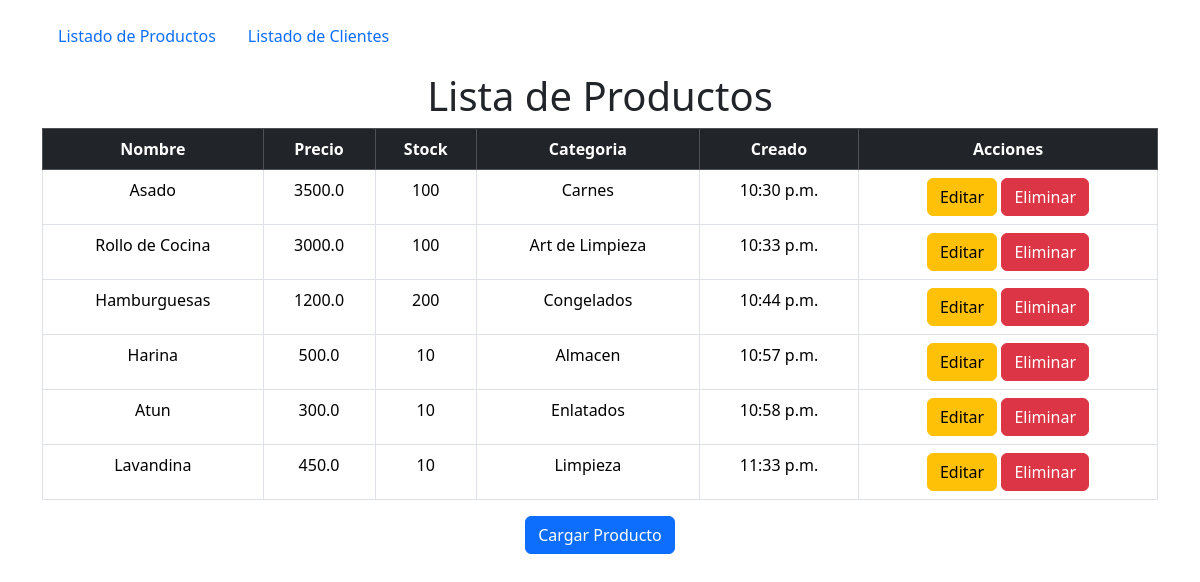
The app's page /inventario/ with its own data.
### inventario/models.py (models this page shows, shortened)
class Productos(models.Model):
    nombre_producto = models.CharField(max_length=30, null=False) # dato: string: restriccion max_length nos dice que el campo no puede tener mas de 30 caracteres, y null=False nos dice que NO PUEDE ESTAR VACIO
    precio_producto = models.FloatField() # dato: float
    stock_producto = models.IntegerField(default=0) # dato: integer. cuando vayamos a crearlo, si no podemos un stock, automaticamente se completa en 0
    fecha_creacion = models.TimeField(auto_now_add=True)
    categoria_fk = models.ForeignKey(Categorias, on_delete=models.CASCADE, null=False)
    class Meta:
        db_table = ''
        managed = True
        verbose_name = 'Producto'
        verbose_name_plural = 'Productos'

class Categorias(models.Model):
    nombre_categoria = models.CharField(max_length=30)
    def __str__(self):
        return self.nombre_categoria
    class Meta:
        db_table = ''
        managed = True
        verbose_name = 'Categoria'
        verbose_name_plural = 'Categorias'

### inventario/views.py (the view)
# urls.py: path('',listarProductos,name='listado_productos'),
def listarProductos(request):
    lista_productos = Productos.objects.all() #Del Modelo Productos, traigo TODOS los objetos
    lista_categorias = Categorias.objects.all()
    contexto = {'productos':lista_productos,'categorias': lista_categorias}
    return render(request,'listado.html', context=contexto)

### inventario/templates/listado.html (shortened to what this page needs)
{% extends "base.html" %}
{% block contenido %}
<div class="container text-center">
    <h1>Lista de Productos</h1>
    <table class="table table-bordered table-hover text-center">
        <thead class="table-dark">
            <th>Nombre</th>
            <th>Precio</th>
            <th>Stock</th>
            <th>Categoria</th>
            <th>Creado</th>
            <th>Acciones</th>
        </thead>
        <tbody>
            {% for producto in productos %}
            <tr>
                <td>{{producto.nombre_producto}}</td>
                <td>{{producto.precio_producto}}</td>
                <td>{{producto.stock_producto}}</td>
                <td>{{producto.categoria_fk}}</td>
                <td>{{producto.fecha_creacion}}</td>
                <td>
                    <a style="text-decoration: none;"  href="{% url 'editar' producto.id %}">
                        <button class="btn btn-warning">Editar</button>
                    </a>
                    <a style="text-decoration: none;"  href="{% url 'eliminar' producto.id %}">
                        <button class="btn btn-danger">Eliminar</button>
                    </a>
                </td>
            </tr>
            {% endfor %}
        </tbody>
    </table>
    <button type="button" class="btn btn-primary" data-bs-toggle="modal" data-bs-target="#cargarproducto">
        Cargar Producto
    </button>
</div>
{% endblock contenido %}

### inventario/templates/base.html (shortened to what this page needs)
<!DOCTYPE html>
<html lang="en">
<head>
    <link href="https://cdn.jsdelivr.net/npm/bootstrap@5.3.3/dist/css/bootstrap.min.css" rel="stylesheet"
>
</head>
<body>
    <div class="container text-center">
        <nav class="navbar">
            <ul class="nav navbar">
                <li class="nav-item">
                    <a class="nav-link" href="{% url 'listado_productos' %}">Listado de Productos</a>
                </li>
                <li class="nav-item">
                    <a class="nav-link" href="{% url 'listado_clientes' %}">Listado de Clientes</a>
                </li>
            </ul>
        </nav>
    </div>
    {% block contenido %}
    {% endblock contenido %}
</body>
</html>

### records on screen
Productos: nombre_producto "Asado", precio_producto "3500.0", stock_producto "100", categoria_fk "Carnes", fecha_creacion "10:30 p.m."
Productos: nombre_producto "Rollo de Cocina", precio_producto "3000.0", stock_producto "100", categoria_fk "Art de Limpieza", fecha_creacion "10:33 p.m."
Productos: nombre_producto "Hamburguesas", precio_producto "1200.0", stock_producto "200", categoria_fk "Congelados", fecha_creacion "10:44 p.m."
Productos: nombre_producto "Harina", precio_producto "500.0", stock_producto "10", categoria_fk "Almacen", fecha_creacion "10:57 p.m."
Productos: nombre_producto "Atun", precio_producto "300.0", stock_producto "10", categoria_fk "Enlatados", fecha_creacion "10:58 p.m."
Productos: nombre_producto "Lavandina", precio_producto "450.0", stock_producto "10", categoria_fk "Limpieza", fecha_creacion "11:33 p.m."
